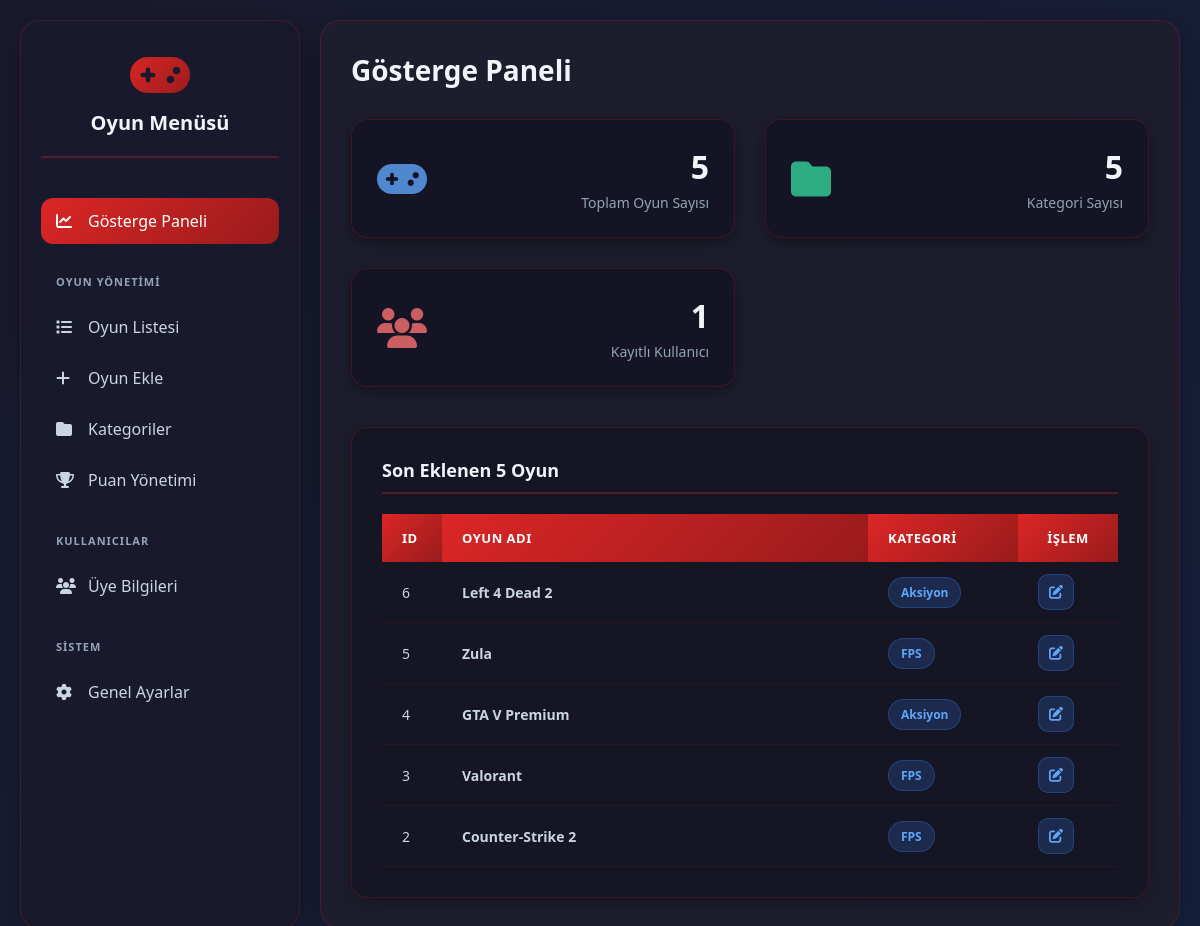
The page /admin on the database its author committed.
### tables this page shows
CREATE TABLE games (
            id INTEGER PRIMARY KEY AUTOINCREMENT,
            oyun_adi TEXT NOT NULL,
            aciklama TEXT,
            cover_image TEXT,
            youtube_id TEXT,
            save_yolu TEXT,
            calistirma_tipi TEXT NOT NULL,
            calistirma_verisi TEXT NOT NULL,
            cikis_yili TEXT,
            pegi TEXT,
            category_id INTEGER,
            average_rating REAL NOT NULL DEFAULT 0,
            rating_count INTEGER NOT NULL DEFAULT 0,
            FOREIGN KEY (category_id) REFERENCES categories (id)
        );

CREATE TABLE categories (
            id INTEGER PRIMARY KEY AUTOINCREMENT,
            name TEXT NOT NULL UNIQUE
        );

### app.py (the view)
@app.route('/admin')
def admin_index():
    conn = get_db_connection()
    game_count = conn.execute('SELECT COUNT(*) FROM games').fetchone()[0]
    category_count = conn.execute('SELECT COUNT(*) FROM categories').fetchone()[0]
    user_count = conn.execute('SELECT COUNT(*) FROM users').fetchone()[0]
    stats = {
        'game_count': game_count,
        'category_count': category_count,
        'user_count': user_count
    }
    query = """
    SELECT g.id, g.oyun_adi, c.name as category_name
    FROM games g
    LEFT JOIN categories c ON g.category_id = c.id
    ORDER BY g.id DESC
    LIMIT 5
    """
    recent_games = conn.execute(query).fetchall()
    conn.close()
    recent_games_list = [dict(game) for game in recent_games]
    return render_template('index.html', stats=stats, recent_games=recent_games_list)

### app.py (called while the page is built)
def get_db_connection():
    conn = sqlite3.connect(DATABASE, check_same_thread=False)
    conn.row_factory = sqlite3.Row
    return conn

### templates/index.html (shortened to what this page needs)
{% extends 'base_admin.html' %}
{% block content %}
    <div class="header">
        <h1>Gösterge Paneli</h1>
    </div>
    <div class="stats-grid">
        <div class="stat-card stat-games">
            <div class="stat-icon"><i class="fas fa-gamepad"></i></div>
            <div class="stat-info">
                <div class="stat-value">{{ stats.game_count }}</div>
                <div class="stat-label">Toplam Oyun Sayısı</div>
            </div>
        </div>
        <div class="stat-card stat-categories">
            <div class="stat-icon"><i class="fas fa-folder"></i></div>
            <div class="stat-info">
                <div class="stat-value">{{ stats.category_count }}</div>
                <div class="stat-label">Kategori Sayısı</div>
            </div>
        </div>
        <div class="stat-card stat-users">
            <div class="stat-icon"><i class="fas fa-users"></i></div>
            <div class="stat-info">
                <div class="stat-value">{{ stats.user_count }}</div>
                <div class="stat-label">Kayıtlı Kullanıcı</div>
            </div>
        </div>
    </div>
    <div class="form-container">
        <div class="section-title">Son Eklenen 5 Oyun</div>
        {% if recent_games %}
            <table class="recent-games-table">
                <thead>
                    <tr>
                        <th style="width: 60px;">ID</th>
                        <th>Oyun Adı</th>
                        <th style="width: 150px;">Kategori</th>
                        <th style="width: 100px; text-align: center;">İşlem</th>
                    </tr>
                </thead>
                <tbody>
                    {% for game in recent_games %}
                    <tr>
                        <td>{{ game.id }}</td>
                        <td class="game-name">{{ game.oyun_adi }}</td>
                        <td>
                            <span class="badge badge-{{ 'uncategorized' if not game.category_name else 'default' }}">
                                {{ game.category_name or 'Kategorisiz' }}
                            </span>
                        </td>
                        <td style="text-align: center;">
                            <a href="{{ url_for('edit_game', game_id=game.id) }}" class="btn-icon btn-edit" title="Düzenle">
                                <i class="fas fa-edit"></i>
                            </a>
                        </td>
                    </tr>
                    {% endfor %}
                </tbody>
            </table>
        {% else %}
            <p style="color: #94a3b8; text-align: center;">Henüz sisteme eklenmiş bir oyun bulunmamaktadır. Hemen bir oyun ekleyin!</p>
        {% endif %}
    </div>
{% endblock %}

### templates/base_admin.html (shortened to what this page needs)
<!DOCTYPE html>
<html lang="tr">
<head>
    <link href="https://cdnjs.cloudflare.com/ajax/libs/font-awesome/6.4.0/css/all.min.css" rel="stylesheet">
    <link rel="stylesheet" href="{{ url_for('static', filename='css/admin_styles.css') }}">
</head>
<body>
    <div class="container">
        <aside class="sidebar">
            <div class="logo">
                <i class="fas fa-gamepad"></i>
                <h2>Oyun Menüsü</h2>
            </div>
            <div class="menu-section">
                <a href="{{ url_for('admin_index') }}" class="menu-item {% if request.endpoint == 'admin_index' %}active{% endif %}">
                    <i class="fas fa-chart-line"></i>
                    <span>Gösterge Paneli</span>
                </a>
            </div>
            <div class="menu-section">
                <div class="menu-title">Oyun Yönetimi</div>
                {% set game_list_endpoints = ['list_games', 'edit_game', 'delete_game'] %}
                <a href="{{ url_for('list_games') }}" class="menu-item {% if request.endpoint in game_list_endpoints %}active{% endif %}">
                    <i class="fas fa-list"></i>
                    <span>Oyun Listesi</span>
                </a>
                <a href="{{ url_for('add_game') }}" class="menu-item {% if request.endpoint == 'add_game' %}active{% endif %}">
                    <i class="fas fa-plus"></i>
                    <span>Oyun Ekle</span>
                </a>
                <a href="{{ url_for('manage_categories') }}" class="menu-item {% if request.endpoint == 'manage_categories' or request.endpoint == 'delete_category' %}active{% endif %}">
                    <i class="fas fa-folder"></i>
                    <span>Kategoriler</span>
                </a>
                <a href="{{ url_for('manage_ratings') }}" class="menu-item {% if request.endpoint == 'manage_ratings' or request.endpoint == 'reset_all_ratings' %}active{% endif %}">
                    <i class="fas fa-trophy"></i>
                    <span>Puan Yönetimi</span>
                </a>
            </div>
            <div class="menu-section">
                <div class="menu-title">Kullanıcılar</div>
                {% set user_management_endpoints = ['manage_users', 'edit_user', 'delete_user'] %}
                <a href="{{ url_for('manage_users') }}" class="menu-item {% if request.endpoint in user_management_endpoints %}active{% endif %}">
                    <i class="fas fa-users"></i>
                    <span>Üye Bilgileri</span>
                </a>
            </div>
            <div class="menu-section">
                <div class="menu-title">Sistem</div>
                <a href="{{ url_for('general_settings') }}" class="menu-item {% if request.endpoint == 'general_settings' %}active{% endif %}">
                    <i class="fas fa-cog"></i>
                    <span>Genel Ayarlar</span>
                </a>
            </div>
        </aside>
        <main class="main-content">
            {% block content %}{% endblock %}
        </main>
    </div>
</body>
</html>

### rows shown on the page
games: id "6", oyun_adi "Left 4 Dead 2", name "Aksiyon"
games: id "5", oyun_adi "Zula", name "FPS"
games: id "4", oyun_adi "GTA V Premium", name "Aksiyon"
games: id "3", oyun_adi "Valorant", name "FPS"
games: id "2", oyun_adi "Counter-Strike 2", name "FPS"

### other values the page prints
{{ stats.game_count }} "5"
{{ stats.category_count }} "5"
{{ stats.user_count }} "1"
